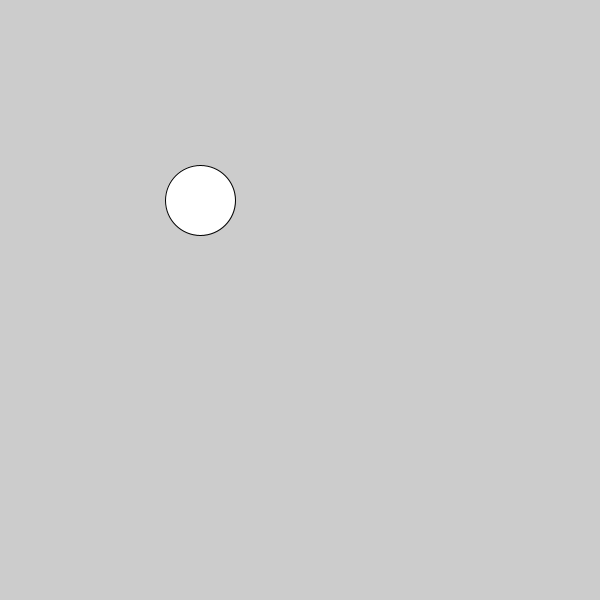
Frame 1 (no input)
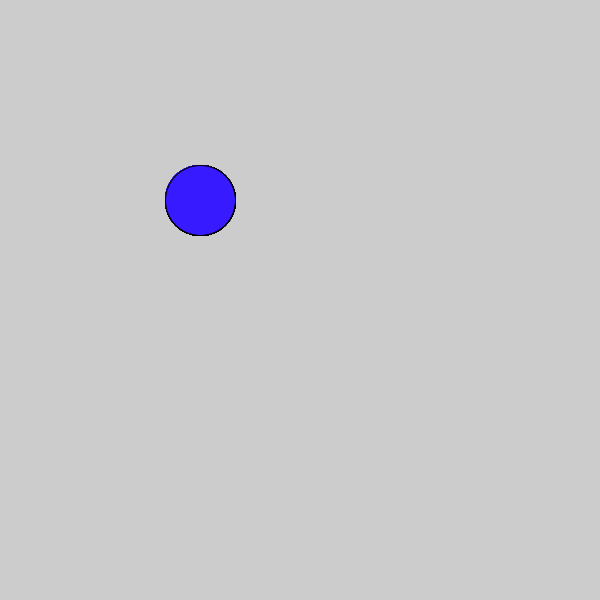
Frame 60 (the mouse pressed at the canvas centre just before this capture)
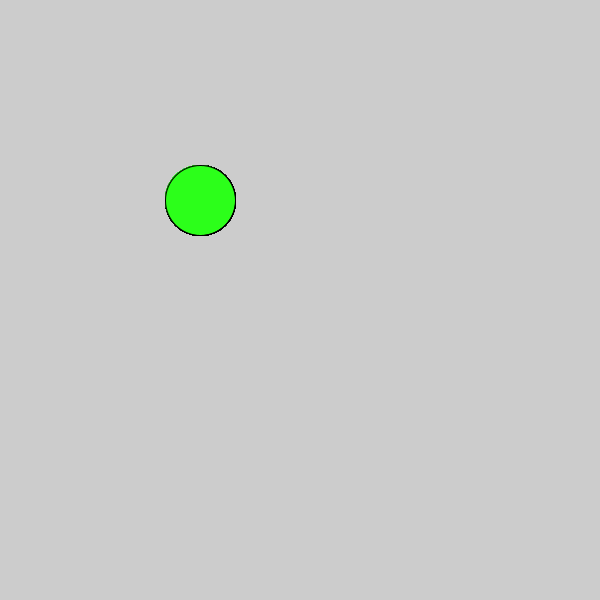
Frame 120 (the mouse held since frame 60 and released just before this capture)

The Processing sketch that drew these frames (run headless with seeded random() and noise(); from frame 60 on, the mouse is pressed at the canvas centre):

// Processing sketch: c_LogicalDot
// ── c_LogicalDot.pde

void setup() {
  
// 1. Set the size of the sketch. Make it 600 pixels square. 
  size(600,600);

}

void draw() {
  
// 2. Draw an ellipse
// Run the program to make sure it works before moving on.
    ellipse(200,200 ,70,70);

// 3. Change the color of the ellipse when the mouse is pressed.
//    Use the following code, but put your colors where indicated
//    Remember to use the   fill()  command to set colors.

if (mousePressed) {
  fill(#2CFF1A);

 
   //  put one color here 
  
} else {
  fill(#371AFF);
} 
  
   // put a different color here
  
}  
  
  
  
